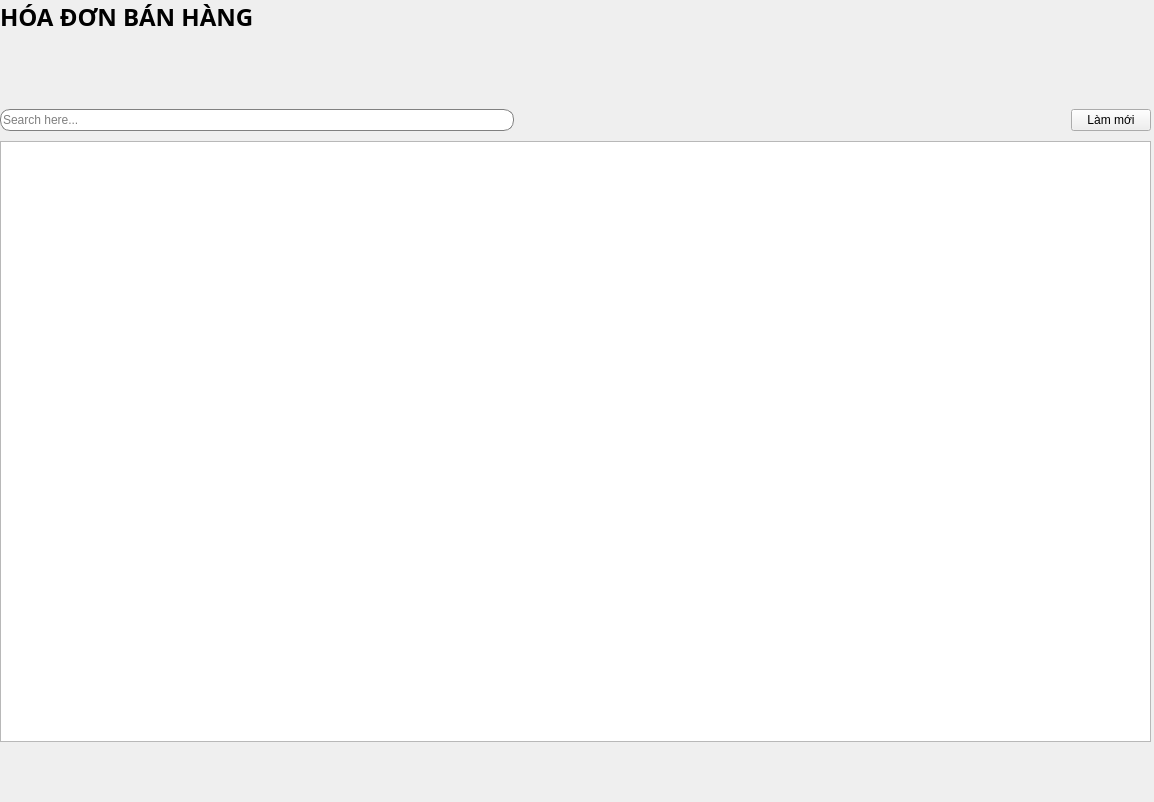
<?xml version="1.0" encoding="UTF-8"?>
<ui version="4.0">
 <class>Quanlyhodon</class>
 <widget class="QMainWindow" name="Quanlyhodon">
  <property name="geometry">
   <rect>
    <x>0</x>
    <y>0</y>
    <width>1154</width>
    <height>802</height>
   </rect>
  </property>
  <property name="windowTitle">
   <string>MainWindow</string>
  </property>
  <widget class="QWidget" name="centralwidget">
   <widget class="QTableWidget" name="tableWidget">
    <property name="geometry">
     <rect>
      <x>0</x>
      <y>141</y>
      <width>1151</width>
      <height>601</height>
     </rect>
    </property>
   </widget>
   <widget class="QWidget" name="">
    <property name="geometry">
     <rect>
      <x>0</x>
      <y>0</y>
      <width>1151</width>
      <height>131</height>
     </rect>
    </property>
    <layout class="QVBoxLayout" name="verticalLayout">
     <item>
      <widget class="QLabel" name="label">
       <property name="font">
        <font>
         <family>Bahnschrift</family>
         <pointsize>18</pointsize>
         <weight>75</weight>
         <bold>true</bold>
        </font>
       </property>
       <property name="text">
        <string>HÓA ĐƠN BÁN HÀNG</string>
       </property>
      </widget>
     </item>
     <item>
      <spacer name="verticalSpacer">
       <property name="orientation">
        <enum>Qt::Vertical</enum>
       </property>
       <property name="sizeHint" stdset="0">
        <size>
         <width>20</width>
         <height>38</height>
        </size>
       </property>
      </spacer>
     </item>
     <item>
      <layout class="QHBoxLayout" name="horizontalLayout">
       <item>
        <widget class="QLineEdit" name="lineSearch">
         <property name="maximumSize">
          <size>
           <width>16777215</width>
           <height>30</height>
          </size>
         </property>
         <property name="styleSheet">
          <string notr="true">border: 1px solid gray;
border-radius: 10px;</string>
         </property>
         <property name="text">
          <string/>
         </property>
         <property name="placeholderText">
          <string>Search here...</string>
         </property>
        </widget>
       </item>
       <item>
        <widget class="QPushButton" name="btnSearch">
         <property name="maximumSize">
          <size>
           <width>50</width>
           <height>50</height>
          </size>
         </property>
         <property name="styleSheet">
          <string notr="true">border:none</string>
         </property>
         <property name="text">
          <string/>
         </property>
         <property name="icon">
          <iconset resource="new_resource.qrc">
           <normaloff>:/newPrefix/icons/research.png</normaloff>:/newPrefix/icons/research.png</iconset>
         </property>
         <property name="iconSize">
          <size>
           <width>25</width>
           <height>25</height>
          </size>
         </property>
        </widget>
       </item>
       <item>
        <spacer name="horizontalSpacer">
         <property name="orientation">
          <enum>Qt::Horizontal</enum>
         </property>
         <property name="sizeHint" stdset="0">
          <size>
           <width>478</width>
           <height>20</height>
          </size>
         </property>
        </spacer>
       </item>
       <item>
        <widget class="QPushButton" name="btnLamMoi">
         <property name="text">
          <string>Làm mới</string>
         </property>
        </widget>
       </item>
      </layout>
     </item>
    </layout>
   </widget>
  </widget>
 </widget>
 <resources>
  <include location="new_resource.qrc"/>
 </resources>
 <connections/>
</ui>
